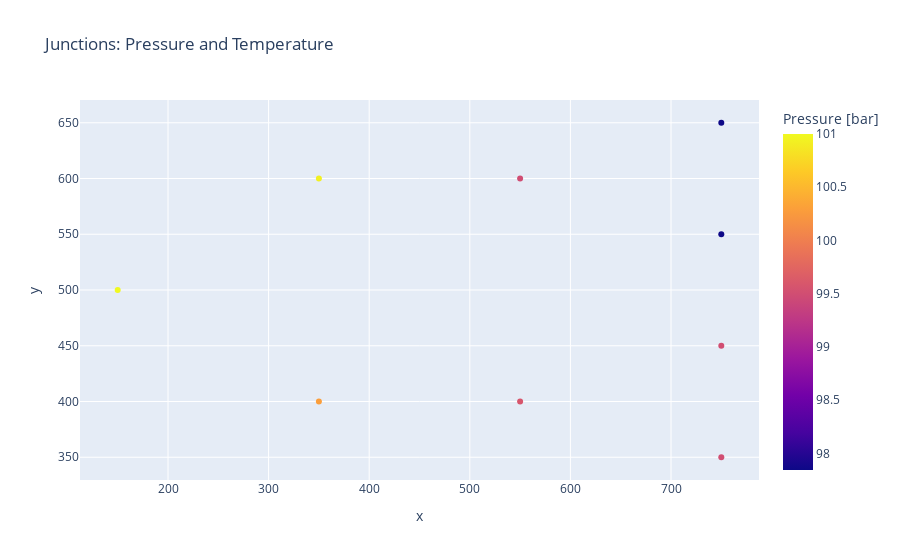

The code cell stored with this chart in its notebook:
### Code cell
import plotly.express as px

junctions = net.res_junction.copy()
junctions["x"] = net.junction_geodata["x"]
junctions["y"] = net.junction_geodata["y"]

fig = px.scatter(
    junctions,
    x="x", y="y",
    color="p_bar",
    hover_data=["p_bar"],
    title="Junctions: Pressure and Temperature",
    labels={"p_bar": "Pressure [bar]"}
)
fig.show()

### Figure 1 — Plotly figure (JSON) as saved in the notebook; plotly's stock layout.template omitted (floating-point values rounded to 4 significant figures)
{"data": [{"customdata": [[101], [100.9], [99.49], [97.84], [97.84], [100.3], [99.58], [99.5], [99.5]], "hovertemplate": "x=%{x}<br>y=%{y}<br>Pressure [bar]=%{marker.color}<extra></extra>", "legendgroup": "", "marker": {"color": [101, 100.9, 99.49, 97.84, 97.84, 100.3, 99.58, 99.5, 99.5], "coloraxis": "coloraxis", "symbol": "circle"}, "mode": "markers", "name": "", "orientation": "v", "showlegend": false, "type": "scatter", "x": [150.0, 350.0, 550.0, 750.0, 750.0, 350.0, 550.0, 750.0, 750.0], "xaxis": "x", "y": [500.0, 600.0, 600.0, 650.0, 550.0, 400.0, 400.0, 450.0, 350.0], "yaxis": "y"}], "layout": {"coloraxis": {"colorbar": {"title": {"text": "Pressure [bar]"}}, "colorscale": [[0, "#0d0887"], [0.1111, "#46039f"], [0.2222, "#7201a8"], [0.3333, "#9c179e"], [0.4444, "#bd3786"], [0.5556, "#d8576b"], [0.6667, "#ed7953"], [0.7778, "#fb9f3a"], [0.8889, "#fdca26"], [1, "#f0f921"]]}, "legend": {"tracegroupgap": 0}, "title": {"text": "Junctions: Pressure and Temperature"}, "xaxis": {"anchor": "y", "domain": [0, 1], "title": {"text": "x"}}, "yaxis": {"anchor": "x", "domain": [0, 1], "title": {"text": "y"}}}}
